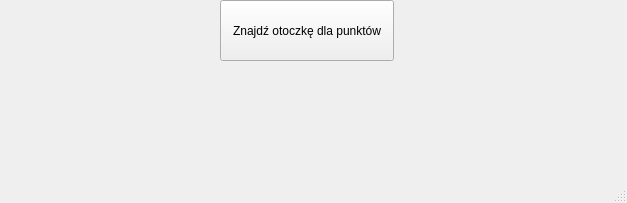
<?xml version="1.0" encoding="UTF-8"?>
<ui version="4.0">
 <class>MainWindow</class>
 <widget class="QMainWindow" name="MainWindow">
  <property name="geometry">
   <rect>
    <x>0</x>
    <y>0</y>
    <width>627</width>
    <height>203</height>
   </rect>
  </property>
  <property name="windowTitle">
   <string>MainWindow</string>
  </property>
  <widget class="QWidget" name="centralwidget">
   <widget class="QPushButton" name="pushButton">
    <property name="geometry">
     <rect>
      <x>220</x>
      <y>0</y>
      <width>174</width>
      <height>61</height>
     </rect>
    </property>
    <property name="text">
     <string>Znajdź otoczkę dla punktów</string>
    </property>
   </widget>
   <widget class="QLabel" name="label">
    <property name="geometry">
     <rect>
      <x>10</x>
      <y>80</y>
      <width>591</width>
      <height>61</height>
     </rect>
    </property>
    <property name="text">
     <string/>
    </property>
   </widget>
  </widget>
  <widget class="QMenuBar" name="menubar">
   <property name="geometry">
    <rect>
     <x>0</x>
     <y>0</y>
     <width>627</width>
     <height>26</height>
    </rect>
   </property>
  </widget>
  <widget class="QStatusBar" name="statusbar"/>
 </widget>
 <resources/>
 <connections/>
</ui>
